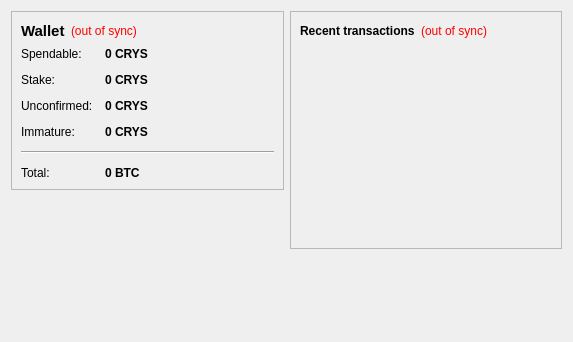
<?xml version="1.0" encoding="UTF-8"?>
<ui version="4.0">
 <class>OverviewPage</class>
 <widget class="QWidget" name="OverviewPage">
  <property name="geometry">
   <rect>
    <x>0</x>
    <y>0</y>
    <width>573</width>
    <height>342</height>
   </rect>
  </property>
  <property name="windowTitle">
   <string>Form</string>
  </property>
  <layout class="QHBoxLayout" name="horizontalLayout" stretch="1,1">
   <item>
    <layout class="QVBoxLayout" name="verticalLayout_2">
     <item>
      <widget class="QFrame" name="frame">
       <property name="frameShape">
        <enum>QFrame::StyledPanel</enum>
       </property>
       <property name="frameShadow">
        <enum>QFrame::Raised</enum>
       </property>
       <layout class="QVBoxLayout" name="verticalLayout_4">
        <item>
         <layout class="QHBoxLayout" name="horizontalLayout_4">
          <item>
           <widget class="QLabel" name="label_5">
            <property name="font">
             <font>
              <pointsize>11</pointsize>
              <weight>75</weight>
              <bold>true</bold>
             </font>
            </property>
            <property name="text">
             <string>Wallet</string>
            </property>
           </widget>
          </item>
          <item>
           <widget class="QLabel" name="labelWalletStatus">
            <property name="toolTip">
             <string>The displayed information may be out of date. Your wallet automatically synchronizes with the Crypnesium network after a connection is established, but this process has not completed yet.</string>
            </property>
            <property name="styleSheet">
             <string notr="true">QLabel { color: red; }</string>
            </property>
            <property name="text">
             <string notr="true">(out of sync)</string>
            </property>
            <property name="alignment">
             <set>Qt::AlignLeading|Qt::AlignLeft|Qt::AlignVCenter</set>
            </property>
           </widget>
          </item>
          <item>
           <spacer name="horizontalSpacer_2">
            <property name="orientation">
             <enum>Qt::Horizontal</enum>
            </property>
            <property name="sizeHint" stdset="0">
             <size>
              <width>40</width>
              <height>20</height>
             </size>
            </property>
           </spacer>
          </item>
         </layout>
        </item>
        <item>
         <layout class="QFormLayout" name="formLayout_2">
          <property name="fieldGrowthPolicy">
           <enum>QFormLayout::AllNonFixedFieldsGrow</enum>
          </property>
          <property name="horizontalSpacing">
           <number>12</number>
          </property>
          <property name="verticalSpacing">
           <number>12</number>
          </property>
          <item row="0" column="0">
           <widget class="QLabel" name="label">
            <property name="text">
             <string>Spendable:</string>
            </property>
           </widget>
          </item>
          <item row="0" column="1">
           <widget class="QLabel" name="labelBalance">
            <property name="font">
             <font>
              <weight>75</weight>
              <bold>true</bold>
             </font>
            </property>
            <property name="cursor">
             <cursorShape>IBeamCursor</cursorShape>
            </property>
            <property name="toolTip">
             <string>Your current spendable balance</string>
            </property>
            <property name="text">
             <string notr="true">0 CRYS</string>
            </property>
            <property name="textInteractionFlags">
             <set>Qt::LinksAccessibleByMouse|Qt::TextSelectableByKeyboard|Qt::TextSelectableByMouse</set>
            </property>
           </widget>
          </item>
          <item row="1" column="0">
           <widget class="QLabel" name="label_6">
            <property name="text">
             <string>Stake:</string>
            </property>
           </widget>
          </item>
          <item row="1" column="1">
           <widget class="QLabel" name="labelStake">
            <property name="font">
             <font>
              <weight>75</weight>
              <bold>true</bold>
             </font>
            </property>
            <property name="cursor">
             <cursorShape>IBeamCursor</cursorShape>
            </property>
            <property name="toolTip">
             <string>Total of coins that was staked, and do not yet count toward the current balance</string>
            </property>
            <property name="text">
             <string notr="true">0 CRYS</string>
            </property>
            <property name="textInteractionFlags">
             <set>Qt::LinksAccessibleByMouse|Qt::TextSelectableByKeyboard|Qt::TextSelectableByMouse</set>
            </property>
           </widget>
          </item>
          <item row="2" column="0">
           <widget class="QLabel" name="label_3">
            <property name="text">
             <string>Unconfirmed:</string>
            </property>
           </widget>
          </item>
          <item row="2" column="1">
           <widget class="QLabel" name="labelUnconfirmed">
            <property name="font">
             <font>
              <weight>75</weight>
              <bold>true</bold>
             </font>
            </property>
            <property name="cursor">
             <cursorShape>IBeamCursor</cursorShape>
            </property>
            <property name="toolTip">
             <string>Total of transactions that have yet to be confirmed, and do not yet count toward the current balance</string>
            </property>
            <property name="text">
             <string notr="true">0 CRYS</string>
            </property>
            <property name="textInteractionFlags">
             <set>Qt::LinksAccessibleByMouse|Qt::TextSelectableByKeyboard|Qt::TextSelectableByMouse</set>
            </property>
           </widget>
          </item>
          <item row="3" column="0">
           <widget class="QLabel" name="labelImmatureText">
            <property name="text">
             <string>Immature:</string>
            </property>
           </widget>
          </item>
          <item row="3" column="1">
           <widget class="QLabel" name="labelImmature">
            <property name="font">
             <font>
              <weight>75</weight>
              <bold>true</bold>
             </font>
            </property>
            <property name="toolTip">
             <string>Mined balance that has not yet matured</string>
            </property>
            <property name="text">
             <string notr="true">0 CRYS</string>
            </property>
            <property name="textInteractionFlags">
             <set>Qt::LinksAccessibleByMouse|Qt::TextSelectableByKeyboard|Qt::TextSelectableByMouse</set>
            </property>
           </widget>
          </item>
          <item row="4" column="0" colspan="2">
           <widget class="Line" name="line">
            <property name="orientation">
             <enum>Qt::Horizontal</enum>
            </property>
           </widget>
          </item>
          <item row="5" column="0">
           <widget class="QLabel" name="labelTotalText">
            <property name="text">
             <string>Total:</string>
            </property>
           </widget>
          </item>
          <item row="5" column="1">
           <widget class="QLabel" name="labelTotal">
            <property name="font">
             <font>
              <weight>75</weight>
              <bold>true</bold>
             </font>
            </property>
            <property name="cursor">
             <cursorShape>IBeamCursor</cursorShape>
            </property>
            <property name="toolTip">
             <string>Your current total balance</string>
            </property>
            <property name="text">
             <string notr="true">0 BTC</string>
            </property>
            <property name="textInteractionFlags">
             <set>Qt::LinksAccessibleByMouse|Qt::TextSelectableByKeyboard|Qt::TextSelectableByMouse</set>
            </property>
           </widget>
          </item>
         </layout>
        </item>
       </layout>
      </widget>
     </item>
     <item>
      <spacer name="verticalSpacer">
       <property name="orientation">
        <enum>Qt::Vertical</enum>
       </property>
       <property name="sizeHint" stdset="0">
        <size>
         <width>20</width>
         <height>40</height>
        </size>
       </property>
      </spacer>
     </item>
    </layout>
   </item>
   <item>
    <layout class="QVBoxLayout" name="verticalLayout_3">
     <item>
      <widget class="QFrame" name="frame_2">
       <property name="frameShape">
        <enum>QFrame::StyledPanel</enum>
       </property>
       <property name="frameShadow">
        <enum>QFrame::Raised</enum>
       </property>
       <layout class="QVBoxLayout" name="verticalLayout">
        <item>
         <layout class="QHBoxLayout" name="horizontalLayout_2">
          <item>
           <widget class="QLabel" name="label_4">
            <property name="text">
             <string>&lt;b&gt;Recent transactions&lt;/b&gt;</string>
            </property>
           </widget>
          </item>
          <item>
           <widget class="QLabel" name="labelTransactionsStatus">
            <property name="toolTip">
             <string>The displayed information may be out of date. Your wallet automatically synchronizes with the Crypnesium network after a connection is established, but this process has not completed yet.</string>
            </property>
            <property name="styleSheet">
             <string notr="true">QLabel { color: red; }</string>
            </property>
            <property name="text">
             <string notr="true">(out of sync)</string>
            </property>
            <property name="alignment">
             <set>Qt::AlignRight|Qt::AlignTrailing|Qt::AlignVCenter</set>
            </property>
           </widget>
          </item>
          <item>
           <spacer name="horizontalSpacer">
            <property name="orientation">
             <enum>Qt::Horizontal</enum>
            </property>
            <property name="sizeHint" stdset="0">
             <size>
              <width>40</width>
              <height>20</height>
             </size>
            </property>
           </spacer>
          </item>
         </layout>
        </item>
        <item>
         <widget class="QListView" name="listTransactions">
          <property name="styleSheet">
           <string notr="true">QListView { background: transparent; }</string>
          </property>
          <property name="frameShape">
           <enum>QFrame::NoFrame</enum>
          </property>
          <property name="verticalScrollBarPolicy">
           <enum>Qt::ScrollBarAlwaysOff</enum>
          </property>
          <property name="horizontalScrollBarPolicy">
           <enum>Qt::ScrollBarAlwaysOff</enum>
          </property>
          <property name="selectionMode">
           <enum>QAbstractItemView::NoSelection</enum>
          </property>
         </widget>
        </item>
       </layout>
      </widget>
     </item>
     <item>
      <spacer name="verticalSpacer_2">
       <property name="orientation">
        <enum>Qt::Vertical</enum>
       </property>
       <property name="sizeHint" stdset="0">
        <size>
         <width>20</width>
         <height>40</height>
        </size>
       </property>
      </spacer>
     </item>
    </layout>
   </item>
  </layout>
 </widget>
 <resources/>
 <connections/>
</ui>
